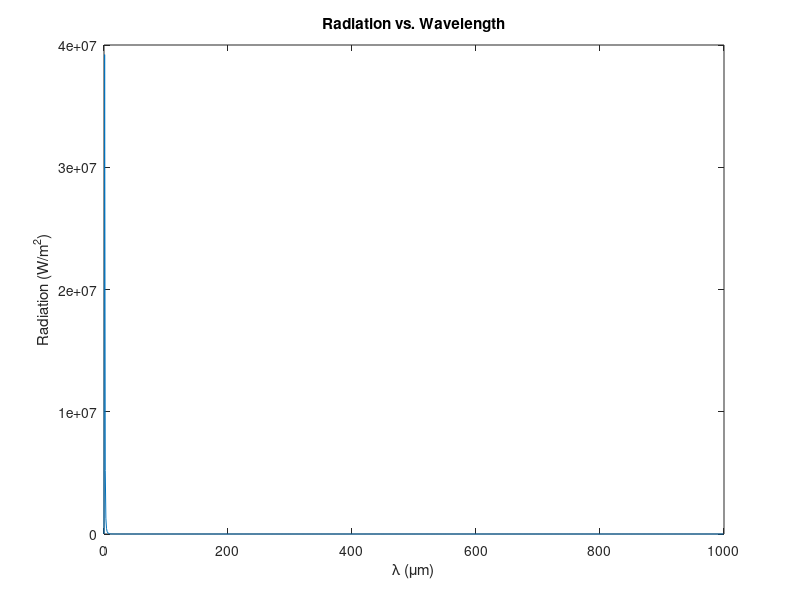

Write the MATLAB code that produced this figure.
%% ASEN 3113 - Assignment 08 - Main
%
%   Author: Samuel Razumovskiy
%   Collaborators: None
%   Date: 11/5/2019 (last revised: 11/5/2019)

clear,clc,close all
T = 5780;
lam = 0.01:1:1000;
C1 = 3.74177e8;
C2 = 1.34878e4;

Ebl = C1./(lam.^5.*(exp(C2./(lam.*T))-1));

plot(lam,Ebl)
xlabel('\lambda ({\mu}m)')
ylabel('Radiation (W/m^2)')
title('Radiation vs. Wavelength')